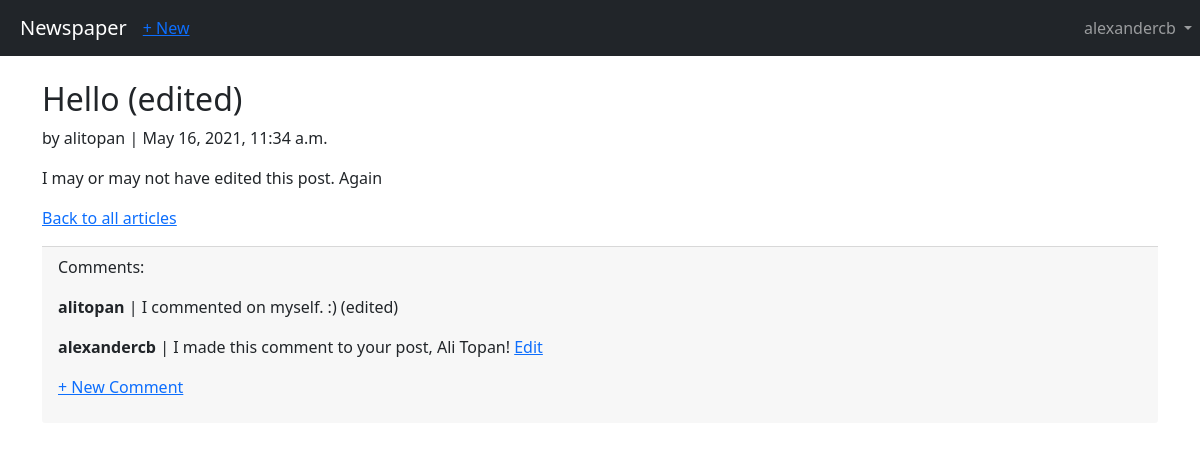
/article/1/ (signed in), run on the app's committed database.
### account/models.py (models this page shows)
class Contributor(AbstractUser):
    GENDER_CHOICES = (
        ("M","Male"),
        ("F","Female"),
        ("U","Undisclosed"),
    )
    age = models.PositiveIntegerField(default=0)
    gender = models.CharField(max_length=1,choices=GENDER_CHOICES,default="M")

### articles/models.py (models this page shows, shortened)
class Article(models.Model):
    title = models.CharField(max_length=70)
    body = models.TextField()
    date = models.DateTimeField(auto_now_add=True)
    author = models.ForeignKey(settings.AUTH_USER_MODEL,on_delete=models.CASCADE,related_name="article",null=True)

class Comment(models.Model):
    article = models.ForeignKey(Article,on_delete=models.CASCADE,related_name="comment")
    author = models.ForeignKey(settings.AUTH_USER_MODEL,on_delete=models.CASCADE,related_name="comment",null=True)
    comment = models.TextField()
    date = models.DateTimeField(auto_now_add=True)
    def __str__(self):
        return self.comment

### articles/views.py (the view)
# urls.py: path("article/<int:id>/",views.detailArticle,name="detailArticle"),
def detailArticle(response,id):
    article = Article.objects.get(id=id)
    commentLst = article.comment.all
    return render(response,"articles/detailarticle.html",{"article":article,"lst":commentLst})

### articles/templates/articles/detailarticle.html (shortened to what this page needs)
{% extends "pages/base.html" %}
{% block content %}
<div class="article-entry">
    <h2>{{article.title}}</h2>
    <p>by {{article.author}} | {{article.date}}</p>
    <p>{{article.body}}</p>
    <p><a href="/viewarticles">Back to all articles</a></p>
    <div class="card-footer">
        <p>Comments:</p>
        {% for comment in lst %}
            <p>
                <span class="fw-bold">{{comment.author}}</span> |
                {{comment}}
            {% if user == comment.author %}
                <span class="stupidthingwontgotoright"><a href="/article/comment/{{comment.id}}/edit">Edit</a></span>
            {% endif %}
            </p>
        {% endfor %}
        <p><a href="/article/{{article.id}}/addcomment">+ New Comment</a></p>
    </div>
</div>
{% endblock %}

### pages/templates/pages/base.html (shortened to what this page needs)
<!DOCTYPE html>
<head>
    <link href="https://cdn.jsdelivr.net/npm/bootstrap@5.0.1/dist/css/bootstrap.min.css" rel="stylesheet">
</head>
<body>
    <nav class="navbar navbar-expand-md navbar-dark bg-dark mb-4">
        <a class="navbar-brand stupidtitle" href="/">Newspaper</a>
        {% if user.is_authenticated %}
        <ul class="navbar-nav mr-auto">
            <li class="nav-item"><a href="/create">+ New</a></li>
        </ul>
        {% endif %}
        <div class="collapse navbar-collapse" id="navbarCollapse">
            {% if user.is_authenticated %}
            <ul class="navbar-nav ms-auto">
                <li class="nav-item">
                    <a class="nav-link dropdown-toggle" href="#" id="userMenu" data-toggle="dropdown" aria-haspopup="true" aria-expanded="false">
                        {{user.username}}
                    </a>
                </li>
            </ul>
            {% else %}
            <form class="form-inline ms-auto">
                <a href="/login" class="btn btn-outline-secondary">Log in</a>
                <a href="/signup" class="btn btn-primary ml-2">Sign up</a>
            </form>
            {% endif %}
        </div>
    </nav>
    <main>
        <div class="container">
        {% block content %}
        {% endblock %}
        </div>
    </main>
</body>

### pages/templates/pages/base.html (style rules this page uses)
.stupidtitle { margin-left:20px; }

### data on the page
Contributor: username "alexandercb"
Article: title "Hello (edited)", author "alitopan", date "May 16, 2021, 11:34 a.m.", body "I may or may not have edited this post. Again"
Comment: author "alitopan", comment "I commented on myself. :) (edited)"
Comment: author "alexandercb", comment "I made this comment to your post, Ali Topan!"
